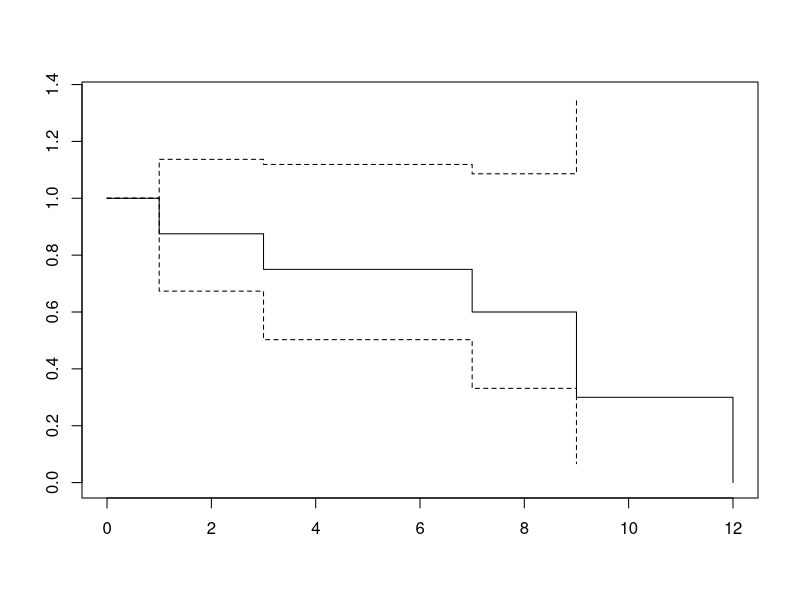

Here is the R script that generated this plot:
# Primera clase Supervivencia

# NOTA. 1 <- presencia del evento
#       0 <- ausencia del evento
#       El evento de interés se realiza en sólo una ocación.

library(survival)
# Surv(tiempo, evento)
Surv(15,1) # item con falla
Surv(18,0) # item censurado

v1 <- c(1,3,4,7,7,8,9,12) # vector de tiempos
v2 <- c(1,1,0,1,0,0,1,1)  # vector de eventos (fallas)
# ó
v2.nom <- c("muerte", "muerte", "censura", "muerte", "censura", "censura", "muerte", "muerte")

ejemplo <- Surv(v1,v2)
# Surv() nos dice que hubo falla en las posiciones 1, 2, 4, 7 y 8
# del vector ejemplo.

# Estadística descriptiva

sum(v2 == 1)            # Número de fallas
sum(v2.nom == "muerte") # Número de fallas
sum(v2 != 1)            # Número de censuras
sum(v2.nom != "muerte") # Número de censuras

sum(v2 == 1)/length(v2) # Proporción de fallas
mean(v1[v2 == 1])       # Promedio de los tiempos de fallas
mean(v1[v2 == 0])       # Promedio de los tiempos de censuras

# Paramétrica
# Estimador de Kaplan - Meier
# km.ejemplo <- survfit(ejemplo ~ 1, conf.int = 0.99)  # 
# km.ejemplo <- survfit(ejemplo ~ 1)                   # Con intervalos (líneas punteadas)
km.ejemplo <- survfit(ejemplo ~ 1, conf.type = "none") # Sin intervalos (líneas punteadas)
summary(km.ejemplo)
plot(km.ejemplo)

te <- c(2,5,13) # Vector tiempo específico
summary(km.ejemplo, te)